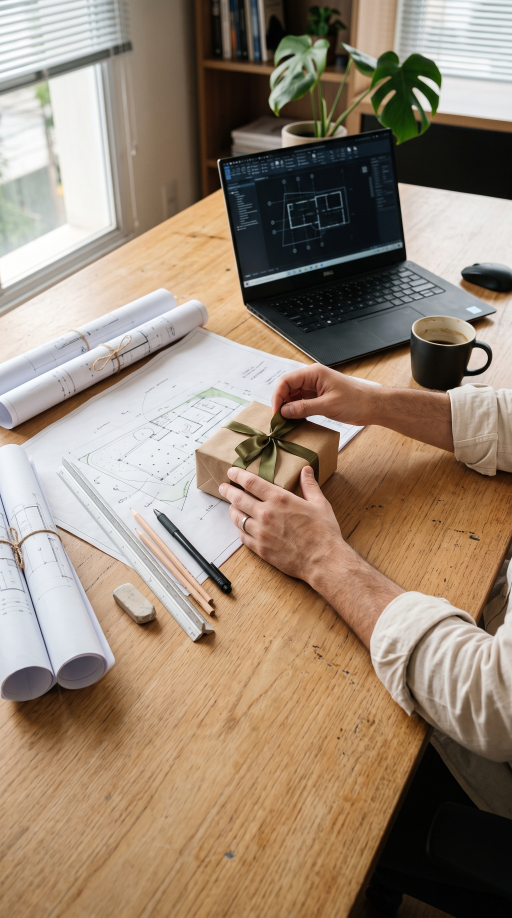
#> input picture capas-ia/09-bruta.jpg, 1536 x 2752 px (shown at 1/3 size)
$ python -i gerar_capa_ia.py   (imports and definitions only)
#> lines starting #> are read from the running program, lines starting #| are printed output that depends on the picture
# -*- coding: utf-8 -*-
"""Capa de IA para 1 em cada 3 Reels do EP25 — 1080x1920.

Mesma diagramacao da capa do podcast (degrade smoothstep, etiqueta dourada,
gancho em Playfair, @vendanaobra no topo), mas com foto gerada no Gemini em vez
do frame do episodio, e **sem a etiqueta "ALUPARTS PODCAST"**: a ideia e' que a
pessoa so descubra que e' corte de podcast depois de clicar. O credito da
Aluparts continua no colab do post e na legenda — o que muda e' so a capa.

Uso:
    python gerar_capa_ia.py 09 --foto capas-ia/09-bruta.jpg --etiqueta "RELACIONAMENTO COM ARQUITETO"
    python gerar_capa_ia.py 09 ... --previa    # nao grava em midia/reels
"""
from __future__ import annotations

import argparse, json, os
from PIL import Image, ImageDraw

from tipografia import rotulo as _fonte
from tipografia import titulo as _titulo
from tipografia import escrever_espacado as _espacado

BASE = os.path.dirname(os.path.abspath(__file__))
LARG, ALT = 1080, 1920
MARGEM = 96
UTIL = LARG - 2 * MARGEM
DOURADO = (240, 168, 46)
BRANCO = (255, 255, 255)
FUNDO = (6, 10, 16)
Y_BASE = 1500

# [18 lines left out: functions _quebrar, _ajustar, not called in this run]

def _encaixar(caminho):
    """Foto qualquer -> 1080x1920 sem deformar, cortando o excedente pelo centro."""
#> called with caminho = 'capas-ia/09-bruta.jpg'
    im = Image.open(caminho).convert("RGB")
#> im is the input picture: PIL image 1536x2752 RGB; mean R, G, B 152.7, 134.7, 116.3
    # foto menor que a capa seria AMPLIADA e sai borrada no feed (erro pago em
    # 27/08/2026 na mini-aula): baixar o "tamanho original" do Gemini, nao o preview
    if im.width < LARG or im.height < ALT:
        raise ValueError(
            f"{os.path.basename(caminho)} tem {im.width}x{im.height}, menor que a "
            f"capa {LARG}x{ALT}: sairia ampliada. Use o 'tamanho original' do Gemini."
        )
    escala = max(LARG / im.width, ALT / im.height)
#> escala = 0.703
    im = im.resize((round(im.width * escala), round(im.height * escala)), Image.LANCZOS)
#> im: PIL image 1080x1935 RGB
    esq = (im.width - LARG) // 2
#> esq = 0
    topo = (im.height - ALT) // 2
#> topo = 7
    return im.crop((esq, topo, esq + LARG, topo + ALT))
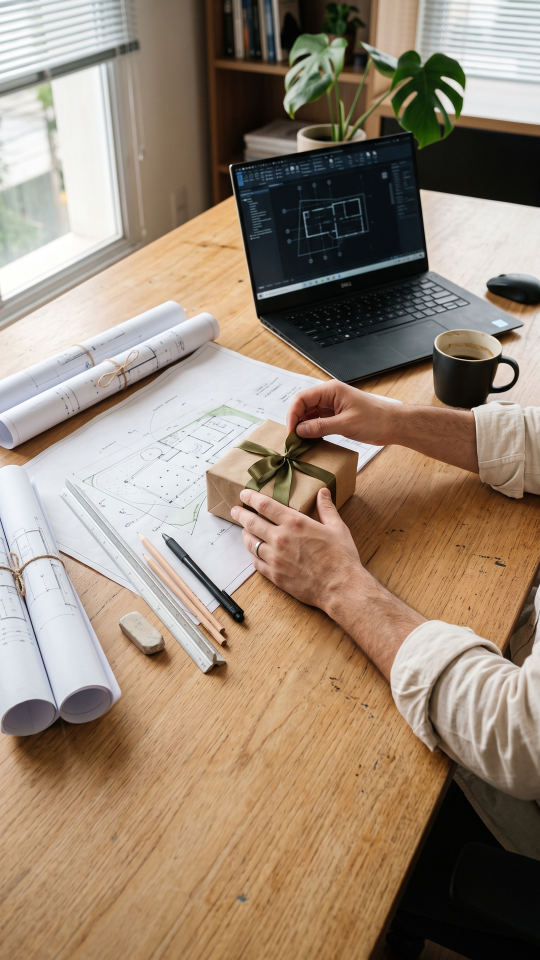
#> returned value: PIL image 1080x1920 RGB (shown at 1/2 size); mean R, G, B 152.9, 134.9, 116.5

# [45 lines left out: functions gerar, main, not called in this run]

# [2 lines not run here, left out]

>>> result = _encaixar('capas-ia/09-bruta.jpg')

$ run again, on capas-ia/07-bruta.jpg
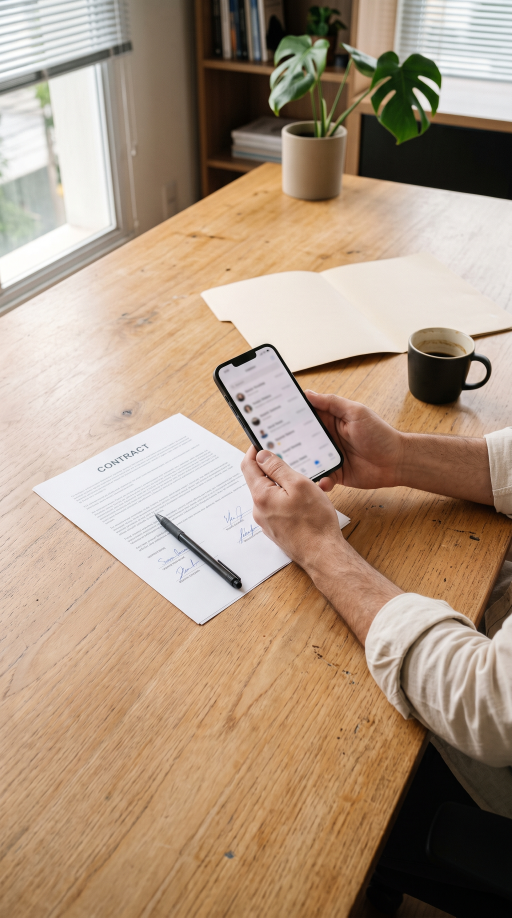
#> input picture capas-ia/07-bruta.jpg, 1536 x 2752 px (shown at 1/3 size)
#> in _encaixar, im is the input picture: PIL image 1536x2752 RGB; mean R, G, B 172.8, 149.8, 127.9
#> im: PIL image 1080x1935 RGB
#> in _encaixar, `return im.crop((esq, topo, esq + LARG, topo + ALT))`:
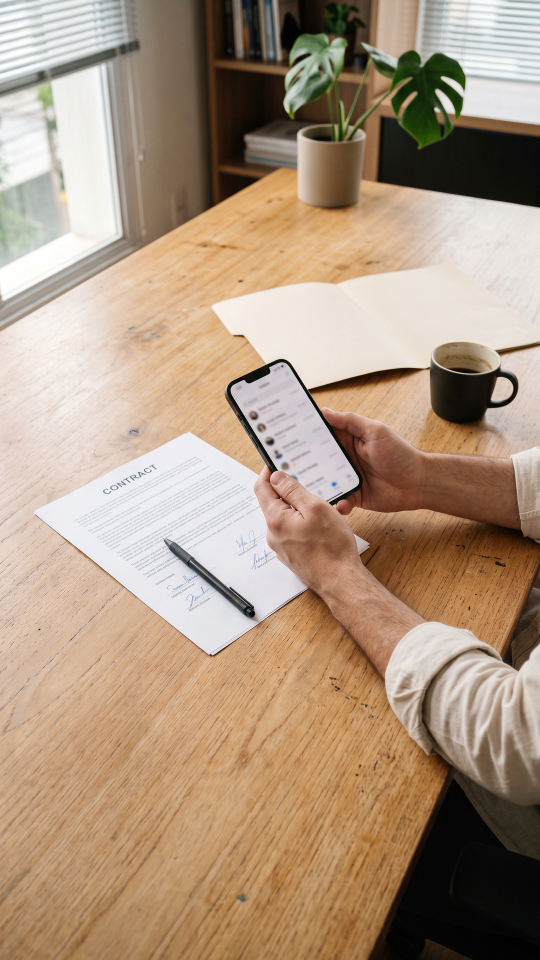
#> returned value: PIL image 1080x1920 RGB (shown at 1/2 size); mean R, G, B 173.2, 150.2, 128.2
